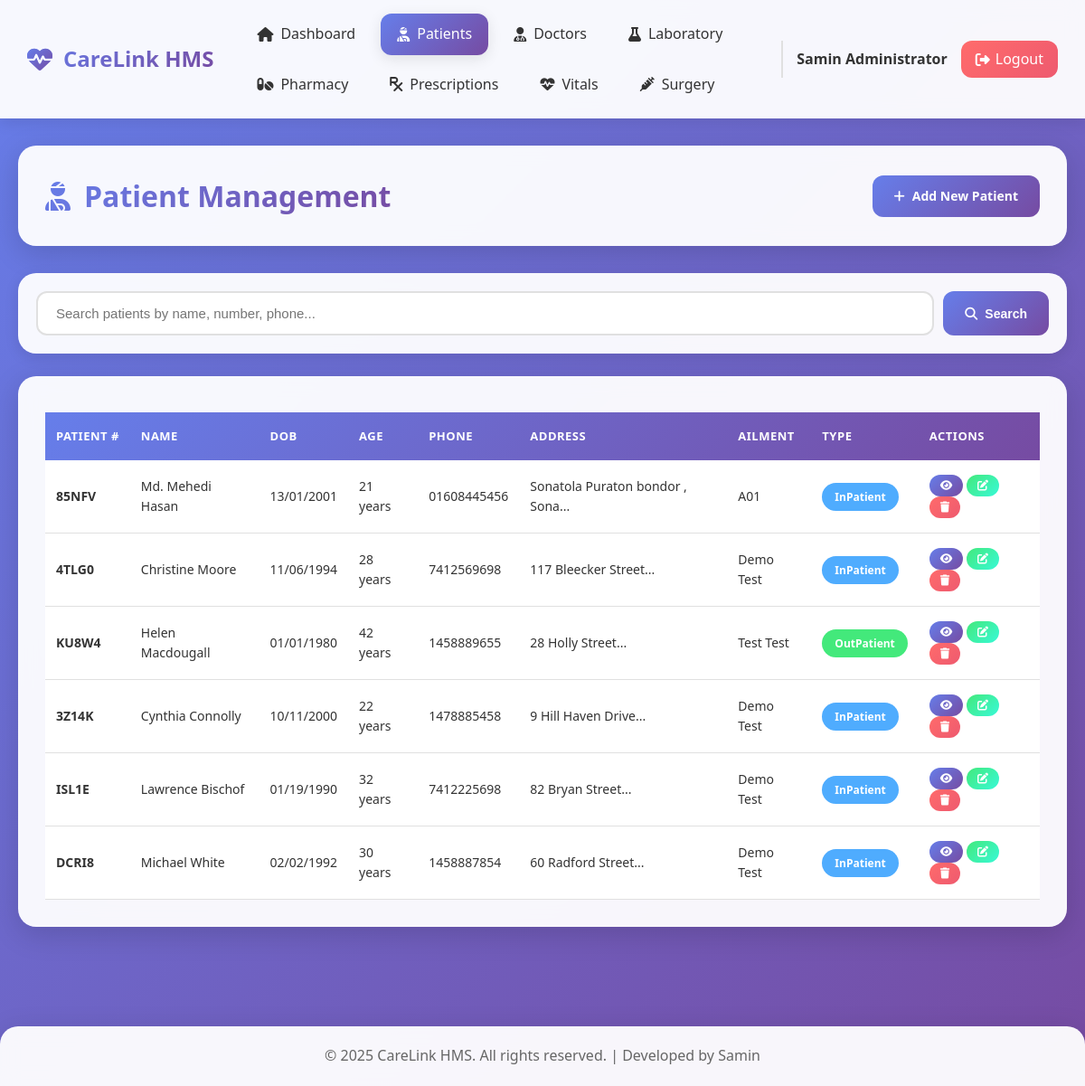
Before: /backend/admin/patients.php (signed in) with the older database file.
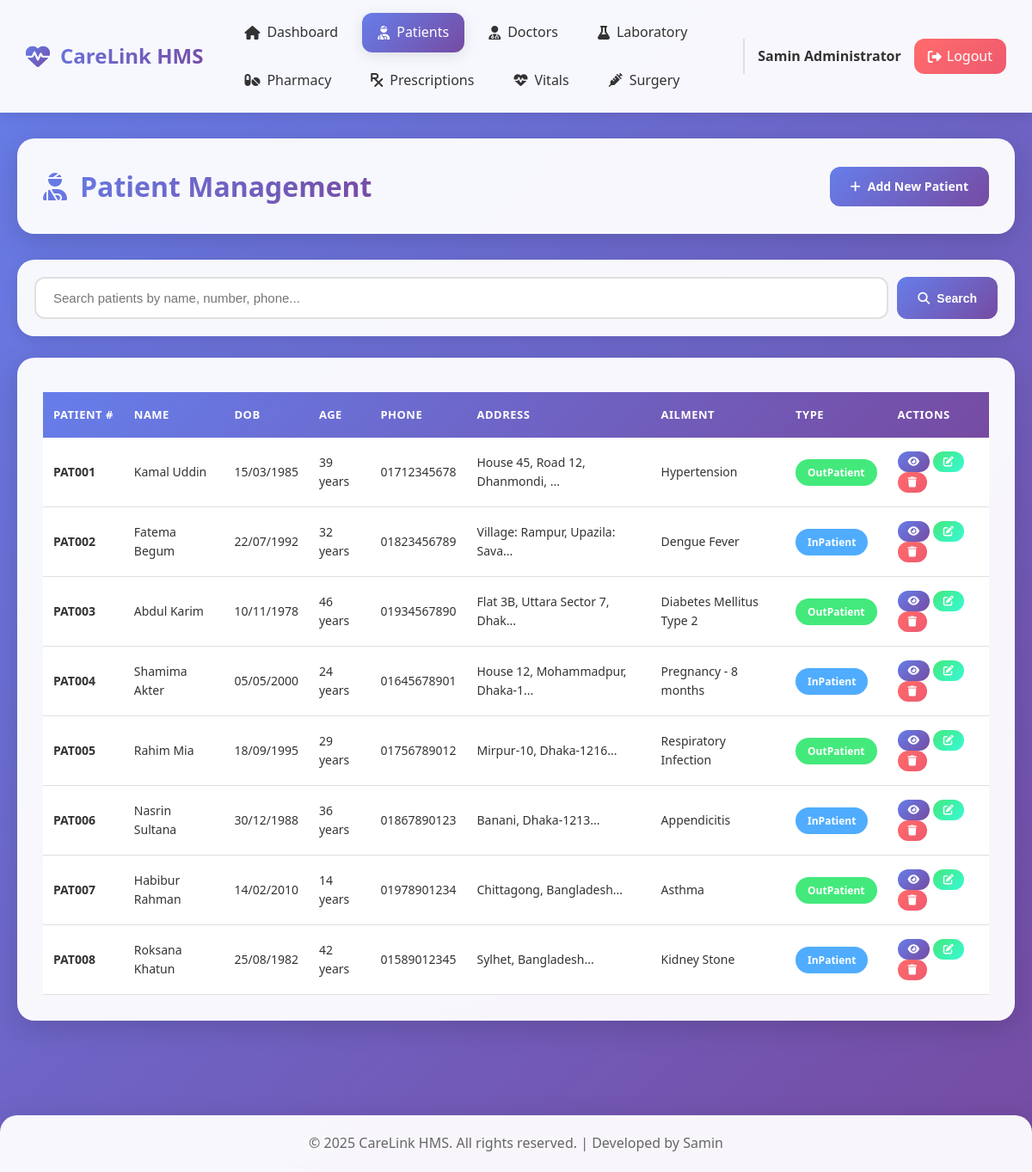
After: the same page with the newer database file.
### tables this page shows
CREATE TABLE `his_patients` (
  `pat_id` int(11) NOT NULL,
  `pat_fname` varchar(200) DEFAULT NULL,
  `pat_lname` varchar(200) DEFAULT NULL,
  `pat_dob` varchar(200) DEFAULT NULL,
  `pat_age` varchar(200) DEFAULT NULL,
  `pat_number` varchar(200) DEFAULT NULL,
  `pat_addr` varchar(200) DEFAULT NULL,
  `pat_phone` varchar(200) DEFAULT NULL,
  `pat_type` varchar(200) DEFAULT NULL,
  `pat_date_joined` timestamp(6) NOT NULL DEFAULT current_timestamp(6) ON UPDATE current_timestamp(6),
  `pat_ailment` varchar(200) DEFAULT NULL,
  `pat_discharge_status` varchar(200) DEFAULT NULL
);

### backend/admin/patients.php (the view, shortened to what this page needs)
<?php
require_once '../includes/header.php';
require_once '../includes/navbar.php';
$patients = mysqli_query($conn, "SELECT * FROM his_patients ORDER BY pat_date_joined DESC");
?>
<div class="container">
    <div class="page-header">
        <h1><i class="fas fa-user-injured"></i> Patient Management</h1>
        <a href="add_patient.php" class="btn btn-primary">
            <i class="fas fa-plus"></i> Add New Patient
        </a>
    </div>
    <div class="search-bar">
        <form method="GET" action="">
            <input type="text" name="search" placeholder="Search patients by name, number, phone..."
                   value="<?php echo isset($_GET['search']) ? htmlspecialchars($_GET['search']) : ''; ?>">
            <button type="submit" class="btn btn-primary"><i class="fas fa-search"></i> Search</button>
        </form>
    </div>
    <div class="content-card">
        <div class="table-responsive">
            <table class="data-table">
                <thead>
                    <tr>
                        <th>Patient #</th>
                        <th>Name</th>
                        <th>DOB</th>
                        <th>Age</th>
                        <th>Phone</th>
                        <th>Address</th>
                        <th>Ailment</th>
                        <th>Type</th>
                        <th>Actions</th>
                    </tr>
                </thead>
                <tbody>
                    <?php while ($patient = mysqli_fetch_assoc($patients)): ?>
                    <tr>
                        <td><strong><?php echo $patient['pat_number']; ?></strong></td>
                        <td><?php echo $patient['pat_fname'] . ' ' . $patient['pat_lname']; ?></td>
                        <td><?php echo $patient['pat_dob']; ?></td>
                        <td><?php echo $patient['pat_age']; ?> years</td>
                        <td><?php echo $patient['pat_phone']; ?></td>
                        <td><?php echo substr($patient['pat_addr'], 0, 30) . '...'; ?></td>
                        <td><?php echo $patient['pat_ailment']; ?></td>
                        <td>
                            <span class="badge badge-<?php echo $patient['pat_type'] == 'InPatient' ? 'info' : 'success'; ?>">
                                <?php echo $patient['pat_type']; ?>
                            </span>
                        </td>
                        <td>
                            <a href="view_patient.php?id=<?php echo $patient['pat_id']; ?>" class="btn btn-sm btn-primary">
                                <i class="fas fa-eye"></i>
                            </a>
                            <a href="edit_patient.php?id=<?php echo $patient['pat_id']; ?>" class="btn btn-sm btn-success">
                                <i class="fas fa-edit"></i>
                            </a>
                            <a href="delete_patient.php?id=<?php echo $patient['pat_id']; ?>"
                               class="btn btn-sm btn-danger"
                               onclick="return confirm('Are you sure you want to delete this patient?');">
                                <i class="fas fa-trash"></i>
                            </a>
                        </td>
                    </tr>
                    <?php endwhile; ?>
                </tbody>
            </table>
        </div>
    </div>
</div>
<?php require_once '../includes/footer.php'; ?>

Changed rows visible on the page:
removed his_patients: pat_number "85NFV", pat_fname "Md. Mehedi", pat_lname "Hasan", pat_dob "13/01/2001", pat_age "21", pat_phone "01608445456", pat_addr "Sonatola Puraton bondor , Sona", pat_ailment "A01", pat_type "InPatient"
removed his_patients: pat_number "4TLG0", pat_fname "Christine", pat_lname "Moore", pat_dob "11/06/1994", pat_age "28", pat_phone "7412569698", pat_addr "117 Bleecker Street", pat_ailment "Demo Test", pat_type "InPatient"
removed his_patients: pat_number "KU8W4", pat_fname "Helen", pat_lname "Macdougall", pat_dob "01/01/1980", pat_age "42", pat_phone "1458889655", pat_addr "28 Holly Street", pat_ailment "Test Test", pat_type "OutPatient"
removed his_patients: pat_number "3Z14K", pat_fname "Cynthia", pat_lname "Connolly", pat_dob "10/11/2000", pat_age "22", pat_phone "1478885458", pat_addr "9 Hill Haven Drive", pat_ailment "Demo Test", pat_type "InPatient"
removed his_patients: pat_number "ISL1E", pat_fname "Lawrence", pat_lname "Bischof", pat_dob "01/19/1990", pat_age "32", pat_phone "7412225698", pat_addr "82 Bryan Street", pat_ailment "Demo Test", pat_type "InPatient"
removed his_patients: pat_number "DCRI8", pat_fname "Michael", pat_lname "White", pat_dob "02/02/1992", pat_age "30", pat_phone "1458887854", pat_addr "60 Radford Street", pat_ailment "Demo Test", pat_type "InPatient"
added his_patients: pat_number "PAT001", pat_fname "Kamal", pat_lname "Uddin", pat_dob "15/03/1985", pat_age "39", pat_phone "01712345678", pat_addr "House 45, Road 12, Dhanmondi,", pat_ailment "Hypertension", pat_type "OutPatient"
added his_patients: pat_number "PAT002", pat_fname "Fatema", pat_lname "Begum", pat_dob "22/07/1992", pat_age "32", pat_phone "01823456789", pat_addr "Village: Rampur, Upazila: Sava", pat_ailment "Dengue Fever", pat_type "InPatient"
added his_patients: pat_number "PAT003", pat_fname "Abdul", pat_lname "Karim", pat_dob "10/11/1978", pat_age "46", pat_phone "01934567890", pat_addr "Flat 3B, Uttara Sector 7, Dhak", pat_ailment "Diabetes Mellitus Type 2", pat_type "OutPatient"
added his_patients: pat_number "PAT004", pat_fname "Shamima", pat_lname "Akter", pat_dob "05/05/2000", pat_age "24", pat_phone "01645678901", pat_addr "House 12, Mohammadpur, Dhaka-1", pat_ailment "Pregnancy - 8 months", pat_type "InPatient"
added his_patients: pat_number "PAT005", pat_fname "Rahim", pat_lname "Mia", pat_dob "18/09/1995", pat_age "29", pat_phone "01756789012", pat_addr "Mirpur-10, Dhaka-1216", pat_ailment "Respiratory Infection", pat_type "OutPatient"
added his_patients: pat_number "PAT006", pat_fname "Nasrin", pat_lname "Sultana", pat_dob "30/12/1988", pat_age "36", pat_phone "01867890123", pat_addr "Banani, Dhaka-1213", pat_ailment "Appendicitis", pat_type "InPatient"
added his_patients: pat_number "PAT007", pat_fname "Habibur", pat_lname "Rahman", pat_dob "14/02/2010", pat_age "14", pat_phone "01978901234", pat_addr "Chittagong, Bangladesh", pat_ailment "Asthma", pat_type "OutPatient"
added his_patients: pat_number "PAT008", pat_fname "Roksana", pat_lname "Khatun", pat_dob "25/08/1982", pat_age "42", pat_phone "01589012345", pat_addr "Sylhet, Bangladesh", pat_ailment "Kidney Stone", pat_type "InPatient"
